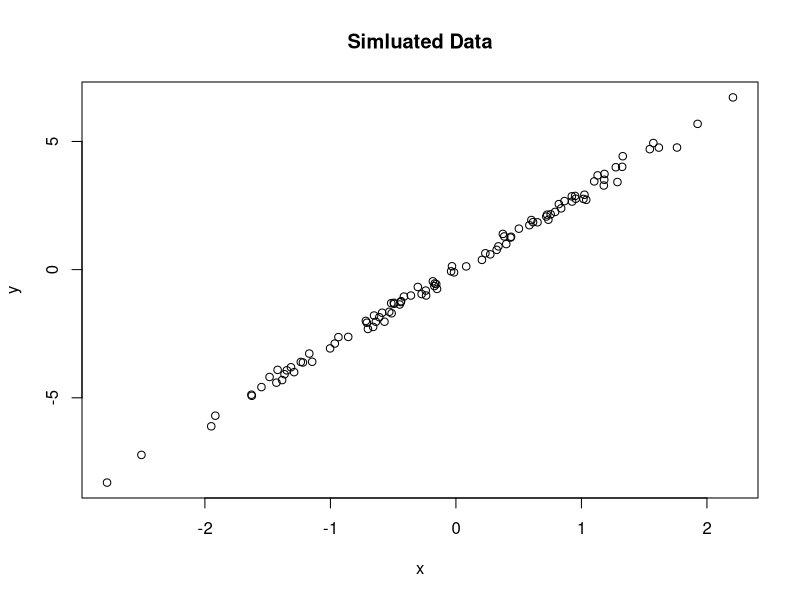

Generate this figure with R:
#simulate plot data
#Natalie Melkonoff
#nmelkonoff@email.arizona.edu
#2021-03-23

#simlulate data from normal distribution
x <- rnorm(n = 100)
y <- 3 * x + rnorm(n = 100, sd = 0.2)

#plot simulated data
plot(x = x, y = y, main = "Simluated Data")
